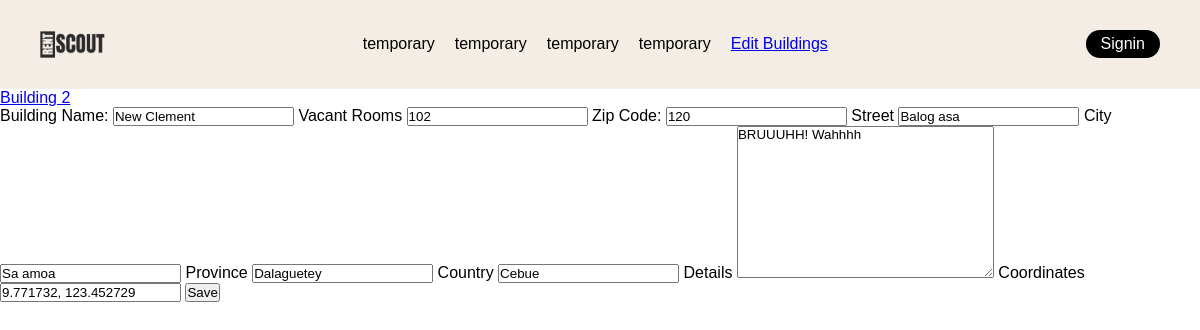
Page /building/update/1/ on the earlier database version.
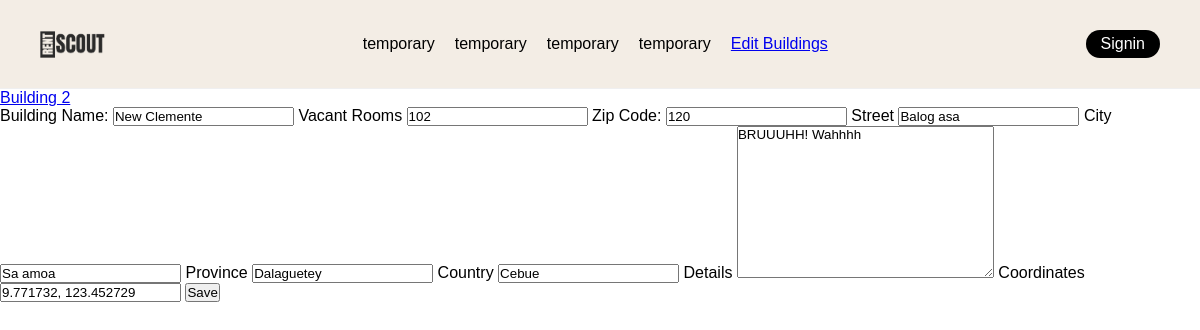
Same page on the later database version.
### RentScout/models.py (models this page shows, shortened)
class Building(models.Model):
    buildingid = models.AutoField(primary_key=True)
    building_owner = models.ForeignKey(ScoutUser_Landlord, on_delete = models.CASCADE, null=False, blank=False)
    building_name = models.CharField(max_length = 250, default="")
    zip_code = models.PositiveIntegerField(default=0, null=True, blank=True)
    street = models.CharField(max_length=75, blank=True, null=True)
    city = models.CharField(max_length=75, default="None")
    province = models.CharField(max_length=75, default="None")
    country = models.CharField(max_length=75, default="None")
    details = models.TextField(blank=True, null=True)
    rooms_vacant = models.IntegerField(validators = [MinValueValidator(0)])
    coordinates = models.CharField(max_length = 255, blank = False, null = False, default = "")

### RentScout/views.py (the view, shortened to what this page needs)
# urls.py: path('building/update/<str:pk>/', views.update_building, name='update_building'),
def update_building(request, pk):
    page = "update"
    building = Building.objects.get(buildingid = pk)
    form = BuildingForm(instance = building)
    building_id = building.buildingid
    context = {'form': form, 'page':page, 'buildingid': building_id}
    return render(request, 'RentScout/create_building.html', context)

### RentScout/forms.py
class BuildingForm(ModelForm):
    class Meta:
        model = Building
        exclude = ('buildingid', 'building_owner')

### RentScout/templates/RentScout/create_building.html (shortened to what this page needs)
{% extends 'index.html' %}
{% block bodycontent %}
    {% if page == 'newbuilding' %}
        <form action="" method="POST">
            {% csrf_token %}
            <label for="building_name">Building Name:</label>
            <input type="text" name="{{ form.building_name.name }}" required>
            <label for="vacant">Vacant Rooms</label>
            <input type="number" name = "{{ form.rooms_vacant.name }}" required>
            <label for="zip_code">Zip Code:</label>
            <input type="number" name="{{ form.zip_code.name }}" required>
            <label for="street">Street</label>
            <input type="text" name = "{{ form.street.name }}" required>
            <label for="city">City</label>
            <input type="text" name = "{{ form.city.name }}" required>
            <label for="province">Province</label>
            <input type="text" name = "{{ form.province.name }}" required>
            <label for="country">Country</label>
            <input type="text" name = "{{ form.country.name }}" required>
            <label for="details">Details</label>
            <textarea name="{{ form.details.name }}" id="" cols="30" rows="10"></textarea>
            <label for="coordinates">Coordinates</label>
            <input type="text" name="{{ form.coordinates.name }}" required>
            <input type="submit" value="Submit">
        </form>
    {% elif page == 'update' %}
    <form action="{% url 'update_building' buildingid %}" method="POST">
        <label for="building_name">Building Name:</label>
        <input type="text" name="{{ form.building_name.name }}" value="{{ form.building_name.value }}" required>
        <label for="vacant">Vacant Rooms</label>
        <input type="number" name = "{{ form.rooms_vacant.name }}" value="{{ form.rooms_vacant.value }}" required>
        <label for="zip_code">Zip Code:</label>
        <input type="number" name="{{ form.zip_code.name }}" value="{{ form.zip_code.value }}" required>
        <label for="street">Street</label>
        <input type="text" name = "{{ form.street.name }}" value="{{ form.street.value }}" required>
        <label for="city">City</label>
        <input type="text" name = "{{ form.city.name }}" value="{{ form.city.value }}" required>
        <label for="province">Province</label>
        <input type="text" name = "{{ form.province.name }}" value="{{ form.province.value }}" required>
        <label for="country">Country</label>
        <input type="text" name = "{{ form.country.name }}" value="{{ form.country.value }}" required>
        <label for="details">Details</label>
        <textarea name="{{ form.details.name }}" id="" cols="30" rows="10">{{ form.details.value }}</textarea>
        <label for="coordinates">Coordinates</label>
        <input type="text" name="{{ form.coordinates.name }}" value="{{ form.coordinates.value }}" required>
        <input type="submit" value="Save">
    </form>
    {% endif %}
{% endblock bodycontent %}

Differences in the rows shown:
changed Building "Balog asa": building_name "New Clement" → "New Clemente"
